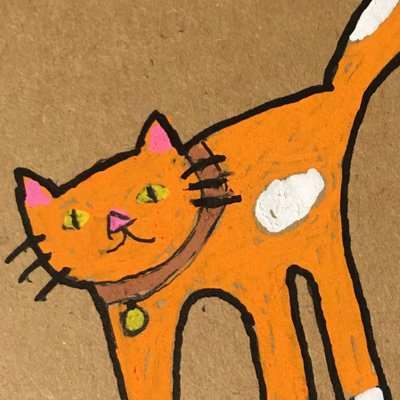
#> input picture tests/cool_cat.jpg, 400 x 400 px
$ python example.py
#> lines starting #> are read from the running program, lines starting #| are printed output that depends on the picture
### blurhash/blurhash.py
"""
Pure python blurhash decoder with no additional dependencies, for
both de- and encoding.

Very close port of the original Swift implementation by Dag Ågren.
"""

import math

# Alphabet for base 83
alphabet = "0123456789ABCDEFGHIJKLMNOPQRSTUVWXYZabcdefghijklmnopqrstuvwxyz#$%*+,-.:;=?@[]^_{|}~"
alphabet_values = dict(zip(alphabet, range(len(alphabet))))

def base83_decode(base83_str):
    """
    Decodes a base83 string, as used in blurhash, to an integer.
    """
    value = 0
    for base83_char in base83_str:
        value = value * 83 + alphabet_values[base83_char]
    return value

def base83_encode(value, length):
    """
    Decodes an integer to a base83 string, as used in blurhash.

    Length is how long the resulting string should be. Will complain
    if the specified length is too short.
    """
    if int(value) // (83 ** (length)) != 0:
        raise ValueError("Specified length is too short to encode given value.")

    result = ""
    for i in range(1, length + 1):
        digit = int(value) // (83 ** (length - i)) % 83
        result += alphabet[int(digit)]
    return result

def srgb_to_linear(value):
    """
    srgb 0-255 integer to linear 0.0-1.0 floating point conversion.
    """
    value = float(value) / 255.0
    if value <= 0.04045:
        return value / 12.92
    return math.pow((value + 0.055) / 1.055, 2.4)

def sign_pow(value, exp):
    """
    Sign-preserving exponentiation.
    """
    return math.copysign(math.pow(abs(value), exp), value)

def linear_to_srgb(value):
    """
    linear 0.0-1.0 floating point to srgb 0-255 integer conversion.
    """
    value = max(0.0, min(1.0, value))
    if value <= 0.0031308:
        return int(value * 12.92 * 255 + 0.5)
    return int((1.055 * math.pow(value, 1 / 2.4) - 0.055) * 255 + 0.5)

def blurhash_components(blurhash):
    """
    Decodes and returns the number of x and y components in the given blurhash.
    """
    if len(blurhash) < 6:
        raise ValueError("BlurHash must be at least 6 characters long.")

    # Decode metadata
    size_info = base83_decode(blurhash[0])
    size_y = int(size_info / 9) + 1
    size_x = (size_info % 9) + 1

    return size_x, size_y

def blurhash_decode(blurhash, width, height, punch = 1.0, linear = False):
    """
    Decodes the given blurhash to an image of the specified size.

    Returns the resulting image a list of lists of 3-value sRGB 8 bit integer
    lists. Set linear to True if you would prefer to get linear floating point
    RGB back.

    The punch parameter can be used to de- or increase the contrast of the
    resulting image.

    As per the original implementation it is suggested to only decode
    to a relatively small size and then scale the result up, as it
    basically looks the same anyways.
    """
    if len(blurhash) < 6:
        raise ValueError("BlurHash must be at least 6 characters long.")

    # Decode metadata
    size_info = base83_decode(blurhash[0])
    size_y = int(size_info / 9) + 1
    size_x = (size_info % 9) + 1

    quant_max_value = base83_decode(blurhash[1])
    real_max_value = (float(quant_max_value + 1) / 166.0) * punch

    # Make sure we at least have the right number of characters
    if len(blurhash) != 4 + 2 * size_x * size_y:
        raise ValueError("Invalid BlurHash length.")

    # Decode DC component
    dc_value = base83_decode(blurhash[2:6])
    colours = [(
        srgb_to_linear(dc_value >> 16),
        srgb_to_linear((dc_value >> 8) & 255),
        srgb_to_linear(dc_value & 255)
    )]

    # Decode AC components
    for component in range(1, size_x * size_y):
        ac_value = base83_decode(blurhash[4+component*2:4+(component+1)*2])
        colours.append((
            sign_pow((float(int(ac_value / (19 * 19))) - 9.0) / 9.0, 2.0) * real_max_value,
            sign_pow((float(int(ac_value / 19) % 19) - 9.0) / 9.0, 2.0) * real_max_value,
            sign_pow((float(ac_value % 19) - 9.0) / 9.0, 2.0) * real_max_value
        ))

    # Return image RGB values, as a list of lists of lists,
    # consumable by something like numpy or PIL.
    pixels = []
    for y in range(height):
        pixel_row = []
        for x in range(width):
            pixel = [0.0, 0.0, 0.0]

            for j in range(size_y):
                for i in range(size_x):
                    basis = math.cos(math.pi * float(x) * float(i) / float(width)) * \
                            math.cos(math.pi * float(y) * float(j) / float(height))
                    colour = colours[i + j * size_x]
                    pixel[0] += colour[0] * basis
                    pixel[1] += colour[1] * basis
                    pixel[2] += colour[2] * basis
            if linear == False:
                pixel_row.append([
                    linear_to_srgb(pixel[0]),
                    linear_to_srgb(pixel[1]),
                    linear_to_srgb(pixel[2]),
                ])
            else:
                pixel_row.append(pixel)
        pixels.append(pixel_row)
    return pixels

def blurhash_encode(image, components_x = 4, components_y = 4, linear = False):
    """
    Calculates the blurhash for an image using the given x and y component counts.

    Image should be a 3-dimensional array, with the first dimension being y, the second
    being x, and the third being the three rgb components that are assumed to be 0-255
    srgb integers (incidentally, this is the format you will get from a PIL RGB image).

    You can also pass in already linear data - to do this, set linear to True. This is
    useful if you want to encode a version of your image resized to a smaller size (which
    you should ideally do in linear colour).
    """
    if components_x < 1 or components_x > 9 or components_y < 1 or components_y > 9:
        raise ValueError("x and y component counts must be between 1 and 9 inclusive.")
    height = float(len(image))
    width = float(len(image[0]))

    # Convert to linear if neeeded
    image_linear = []
    if linear == False:
        for y in range(int(height)):
            image_linear_line = []
            for x in range(int(width)):
                image_linear_line.append([
                    srgb_to_linear(image[y][x][0]),
                    srgb_to_linear(image[y][x][1]),
                    srgb_to_linear(image[y][x][2])
                ])
            image_linear.append(image_linear_line)
    else:
        image_linear = image

    # Calculate components
    components = []
    max_ac_component = 0.0
    for j in range(components_y):
        for i in range(components_x):
            norm_factor = 1.0 if (i == 0 and j == 0) else 2.0
            component = [0.0, 0.0, 0.0]
            for y in range(int(height)):
                for x in range(int(width)):
                    basis = norm_factor * math.cos(math.pi * float(i) * float(x) / width) * \
                                          math.cos(math.pi * float(j) * float(y) / height)
                    component[0] += basis * image_linear[y][x][0]
                    component[1] += basis * image_linear[y][x][1]
                    component[2] += basis * image_linear[y][x][2]

            component[0] /= (width * height)
            component[1] /= (width * height)
            component[2] /= (width * height)
            components.append(component)

            if not (i == 0 and j == 0):
                max_ac_component = max(max_ac_component, abs(component[0]), abs(component[1]), abs(component[2]))

    # Encode components
    dc_value = (linear_to_srgb(components[0][0]) << 16) + \
               (linear_to_srgb(components[0][1]) << 8) + \
               linear_to_srgb(components[0][2])

    quant_max_ac_component = int(max(0, min(82, math.floor(max_ac_component * 166 - 0.5))))
    ac_component_norm_factor = float(quant_max_ac_component + 1) / 166.0

    ac_values = []
    for r, g, b in components[1:]:
        ac_values.append(
            int(max(0.0, min(18.0, math.floor(sign_pow(r / ac_component_norm_factor, 0.5) * 9.0 + 9.5)))) * 19 * 19 + \
            int(max(0.0, min(18.0, math.floor(sign_pow(g / ac_component_norm_factor, 0.5) * 9.0 + 9.5)))) * 19 + \
            int(max(0.0, min(18.0, math.floor(sign_pow(b / ac_component_norm_factor, 0.5) * 9.0 + 9.5))))
        )

    # Build final blurhash
    blurhash = ""
    blurhash += base83_encode((components_x - 1) + (components_y - 1) * 9, 1)
    blurhash += base83_encode(quant_max_ac_component, 1)
    blurhash += base83_encode(dc_value, 4)
    for ac_value in ac_values:
        blurhash += base83_encode(ac_value, 2)

    return blurhash

### example.py
"""
Example "proper" blurhash usage
"""

import numpy as np
import PIL.Image
import blurhash

# Input/output file names
input_image = "tests/cool_cat.jpg"
output_image = "example_out.png"

# How many components do we want, maximum and minimum?
target_components = 4
min_components = 2

# Which maximum size should we work at for blurhash calculations?
work_size = 64

# What's the final intended output size?
out_size = (320, 180)

"""
Part 1: Encode
"""
# Load the image and store sizes (useful for decoding later, and likely part of your
# metadata objects anyways)
image = PIL.Image.open(input_image).convert("RGB")
#> image is the input picture: PIL image 400x400 RGB; mean R, G, B 183.3, 124, 61.6
image_size = (image.width, image.height)
#> image_size = (400, 400)
print("Read image " + input_image + "({} x {})".format(image_size[0], image_size[1]))
#| Read image tests/cool_cat.jpg(400 x 400)

# Convert to linear and thumbnail
image_linear = np.vectorize(blurhash.srgb_to_linear)(np.array(image))
image_linear_thumb = []
for i in range(3):
    channel_linear = PIL.Image.fromarray(image_linear[:,:,i].astype("float32"), mode = 'F')
    channel_linear.thumbnail((work_size, work_size))
    image_linear_thumb.append(np.array(channel_linear))
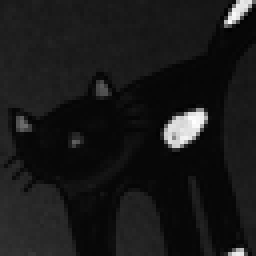
#> channel_linear: PIL image 64x64 F (shown 4 times larger); min -0.0176, max 0.88, mean 0.0724; drawn with min black and max white
#> after the loop, image_linear_thumb = 3 items
image_linear_thumb = np.transpose(np.array(image_linear_thumb), (1, 2, 0))
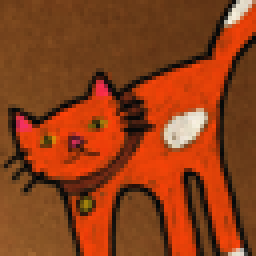
#> image_linear_thumb: shape (64, 64, 3) float32 (shown 4 times larger); mean of channels 0, 1, 2 0.538, 0.226, 0.0724; drawn with min black and max white
print("Encoder working at size: {} x {}".format(image_linear_thumb.shape[1], image_linear_thumb.shape[0]))
#| Encoder working at size: 64 x 64

# Figure out a good component count
components_x = int(max(min_components, min(target_components, round(image_linear_thumb.shape[1] / (work_size / target_components)))))
#> components_x = 4
components_y = int(max(min_components, min(target_components, round(image_linear_thumb.shape[0] / (work_size / target_components)))))
#> components_y = 4
print("Using component counts: {} x {}".format(components_x, components_y))
#| Using component counts: 4 x 4

# Create blurhash
blur_hash = blurhash.encode(image_linear_thumb, components_x, components_y, linear = True)
#> in blurhash_encode, `height = float(len(image))`: height = 64
#> after the loop in blurhash_encode, `for j in range(components_y):`: components = 16 items, first 6: [0.538, 0.226, 0.0724], [-0.0111, 0.0106, 0.000887], [-0.0317, 0.0173, 0.0195], [0.0384, 0.0286, 0.0186], [-0.0339, 0.00691, 0.0113], [-0.0151, -0.00892, -0.00727]
#> in linear_to_srgb, `value = max(0.0, min(1.0, value))`: value = 0.538
#> in blurhash_encode, `dc_value = (linear_to_srgb(components[0][0]) << 16) + \ (linear_to_srg..`: dc_value = 12747596
#> the loop in blurhash_encode, `for r, g, b in components[1:]:` made 15 passes
#> (r, g, b) on passes 1 to 12: (-0.0111, 0.0106, 0.000887), (-0.0317, 0.0173, 0.0195), (0.0384, 0.0286, 0.0186), (-0.0339, 0.00691, 0.0113), (-0.0151, -0.00892, -0.00727), (0.028, 0.00207, -0.0014), (-0.00736, -0.00812, -0.00782), (-0.0755, 0.00217, 0.00512), (-0.000621, 0.0171, 0.0113), (0.0473, 0.0119, 0.0071), (-0.0333, -0.0229, -0.0224), (0.0166, 0.00363, -0.00124)
#> after the loop in blurhash_encode, `for r, g, b in components[1:]:`: ac_values = [2404, 1343, 5694, 1323, 1925, 5252, 2286, 201, 3147, 6035, 1163, 4910, 4091, 2329, 1926]
#> in blurhash_encode, `blurhash += base83_encode(dc_value, 4)`: blurhash = 'UCMOZf'
#> the loop in blurhash_encode, `for ac_value in ac_values:` made 15 passes
#> (ac_value, blurhash) on passes 1 to 12: (2404, 'UCMOZfS|'), (1343, 'UCMOZfS|GF'), (5694, 'UCMOZfS|GF-o'), (1323, 'UCMOZfS|GF-oF_'), (1925, 'UCMOZfS|GF-oF_NG'), (5252, 'UCMOZfS|GF-oF_NG$N'), (2286, 'UCMOZfS|GF-oF_NG$NRj'), (201, 'UCMOZfS|GF-oF_NG$NRj2Z'), (3147, 'UCMOZfS|GF-oF_NG$NRj2Zb]'), (6035, 'UCMOZfS|GF-oF_NG$NRj2Zb]=x'), (1163, 'UCMOZfS|GF-oF_NG$NRj2Zb]=xE1'), (4910, 'UCMOZfS|GF-oF_NG$NRj2Zb]=xE1xD')
#> blur_hash = 'UCMOZfS|GF-oF_NG$NRj2Zb]=xE1xDnOS5NH'
print("Blur hash of image: " + blur_hash)
#| Blur hash of image: UCMOZfS|GF-oF_NG$NRj2Zb]=xE1xDnOS5NH

"""
Part 2: Decode
"""
# Figure out what size to decode to
decode_components_x, decode_components_y = blurhash.components(blur_hash)
#> decode_components_x = 4; decode_components_y = 4
decode_size_x = decode_components_x * (work_size // target_components)
#> decode_size_x = 64
decode_size_y = decode_components_y * (work_size // target_components)
#> decode_size_y = 64
print("Decoder working at size {} x {}".format(decode_size_x, decode_size_y))
#| Decoder working at size 64 x 64

# Decode
decoded_image = np.array(blurhash.decode(blur_hash, decode_size_x, decode_size_y, linear = True))
#> after the loop in blurhash_decode, `for component in range(1, size_x * size_y):`: colours = 16 items, first 6: (0.539, 0.227, 0.0723), (-0.0087, 0.0087, 0.000967), (-0.0348, 0.0155, 0.0155), (0.0348, 0.0242, 0.0155), (-0.0348, 0.0087, 0.0087), (-0.0155, -0.0087, -0.0087)
#> after the loop in blurhash_decode, `for y in range(height):`: pixels = 64 items
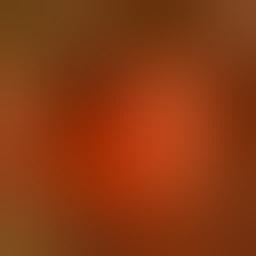
#> decoded_image: shape (64, 64, 3) float64 (shown 4 times larger); mean of channels 0, 1, 2 0.54, 0.228, 0.0726; drawn as R, G, B

# Scale so that we have the right size to fill out_size without letter/pillarboxing
# while matching original images aspect ratio.
fill_x_size_y = out_size[0] * (image_size[0] / image_size[1])
#> fill_x_size_y = 320
fill_y_size_x = out_size[1] * (image_size[1] / image_size[0])
#> fill_y_size_x = 180
scale_target_size = list(out_size)
if fill_x_size_y / out_size[1] < fill_y_size_x / out_size[0]:
    scale_target_size[0] = max(scale_target_size[0], int(fill_y_size_x))
else:
    scale_target_size[1] = max(scale_target_size[1], int(fill_x_size_y))

# Scale (ideally, your UI layer should take care of this in some kind of efficient way)
print("Scaling to target size: {} x {}".format(scale_target_size[0], scale_target_size[1]))
#| Scaling to target size: 320 x 320
decoded_image_large = []
for i in range(3):
    channel_linear = PIL.Image.fromarray(decoded_image[:,:,i].astype("float32"), mode = 'F')
    decoded_image_large.append(np.array(channel_linear.resize(scale_target_size, PIL.Image.BILINEAR)))
#> this loop made 3 passes
#> pass 1, `channel_linear = PIL.Image.fromarray(decoded_image[:,:,i].astype("floa..`:
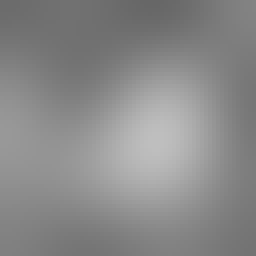
#> channel_linear: PIL image 64x64 F (shown 4 times larger); min 0.406, max 0.749, mean 0.54
#> pass 3, `channel_linear = PIL.Image.fromarray(decoded_image[:,:,i].astype("floa..`:
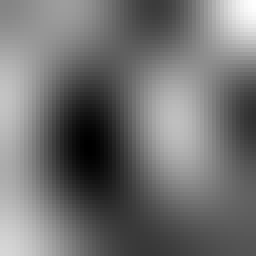
#> channel_linear: PIL image 64x64 F (shown 4 times larger); min 0.0191, max 0.14, mean 0.0726; drawn with min black and max white
#> after the loop, decoded_image_large = 3 items
decoded_image_large = np.transpose(np.array(decoded_image_large), (1, 2, 0))

# Convert to srgb PIL image
decoded_image_out = np.vectorize(blurhash.linear_to_srgb)(np.array(decoded_image_large))
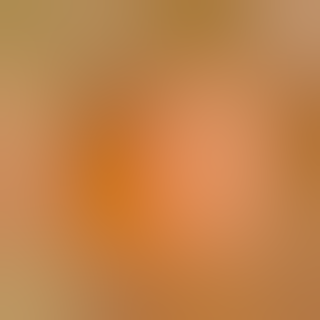
#> decoded_image_out: shape (320, 320, 3) int64; mean of channels 0, 1, 2 193.5, 130.9, 75; drawn as R, G, B
decoded_image_out = PIL.Image.fromarray(np.array(decoded_image_out).astype('uint8'))
#> decoded_image_out: PIL image 320x320 RGB

# Crop to final size and write
decoded_image_out = decoded_image_out.crop((
    (decoded_image_out.width - out_size[0]) / 2,
    (decoded_image_out.height - out_size[1]) / 2,
    (decoded_image_out.width + out_size[0]) / 2,
    (decoded_image_out.height + out_size[1]) / 2,
))
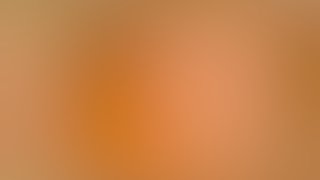
#> decoded_image_out: PIL image 320x180 RGB; mean R, G, B 200.4, 130.8, 73.7
decoded_image_out.save(output_image)
print("Wrote final result to " + str(output_image))
